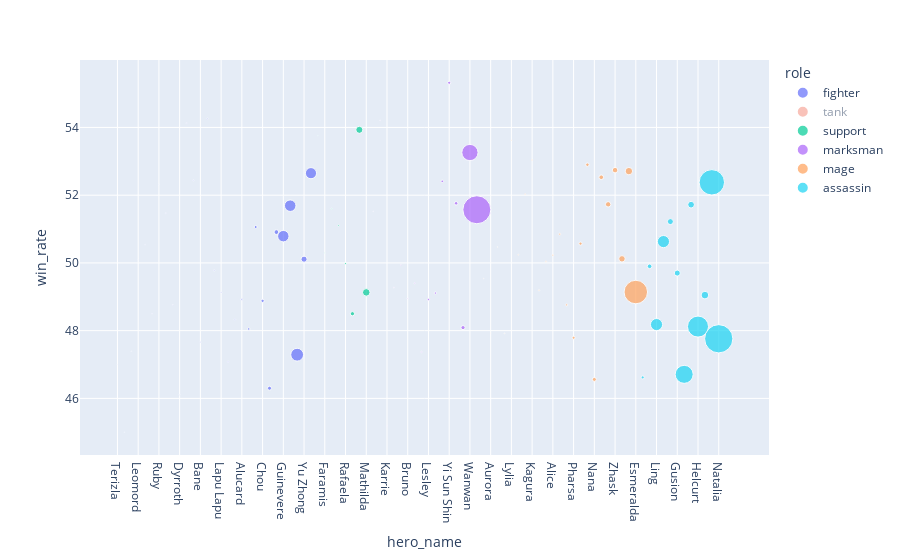

Source (notebook cell):
### Code cell
fig = px.scatter(td_MLBB, x="hero_name", y="win_rate",
                size="ban_rate", color="role")

# showing the plot
fig.show()

### Figure 1 — Plotly figure (JSON) as saved in the notebook; plotly's stock layout.template omitted (floating-point values rounded to 4 significant figures)
{"data": [{"hovertemplate": "role=fighter<br>hero_name=%{x}<br>win_rate=%{y}<br>ban_rate=%{marker.size}<extra></extra>", "legendgroup": "fighter", "marker": {"color": "#636efa", "size": [0.02, 0.02, 0.03, 0.03, 0.03, 0.04, 0.05, 0.06, 0.07, 0.07, 0.09, 0.1, 0.1, 0.13, 0.14, 0.15, 0.15, 0.16, 0.23, 0.49, 0.7, 0.82, 1.22, 1.72, 10.02, 10.22, 12.63, 2.87, 9.59], "sizemode": "area", "sizeref": 0.1532, "symbol": "circle"}, "mode": "markers", "name": "fighter", "orientation": "v", "showlegend": true, "type": "scatter", "x": ["Terizla", "Martis", "Thamuz", "Leomord", "Minsitthar", "Alpha", "Ruby", "Freya", "X.Borg", "Dyrroth", "Masha", "Khaleed", "Bane", "Argus", "Badang", "Lapu Lapu", "Hilda", "Roger", "Alucard", "Zilong", "Sun", "Chou", "Balmond", "Jawhead", "Guinevere", "Aldous", "Paquito", "Yu Zhong", "Silvanna"], "xaxis": "x", "y": [47, 45, 47.39, 50.1, 50.54, 48.5, 52.32, 51.47, 48.76, 46.11, 54.13, 52.44, 47.66, 54.26, 49.78, 49.13, 47.08, 48.33, 48.92, 48.05, 51.06, 48.88, 46.3, 50.91, 50.79, 51.69, 47.29, 50.11, 52.65], "yaxis": "y"}, {"hovertemplate": "role=tank<br>hero_name=%{x}<br>win_rate=%{y}<br>ban_rate=%{marker.size}<extra></extra>", "legendgroup": "tank", "marker": {"color": "#EF553B", "size": [0.02, 0.05, 0.05, 0.06, 0.08, 0.09, 0.1, 0.42, 0.51, 0.52, 1.14, 1.53, 2.69, 2.76, 32.52], "sizemode": "area", "sizeref": 0.1532, "symbol": "circle"}, "mode": "markers", "name": "tank", "orientation": "v", "showlegend": true, "type": "scatter", "visible": "legendonly", "x": ["Grock", "Belerick", "Lolita", "Akai", "Hylos", "Minotaur", "Baxia", "Barats", "Uranus", "Franco", "Tigreal", "Atlas", "Gatot Kaca", "Khufra", "Johnson"], "xaxis": "x", "y": [47.69, 52.56, 56.49, 49.28, 53.4, 52.29, 53.55, 46.12, 49.37, 47.64, 49.82, 51.58, 52.58, 51.46, 51.19], "yaxis": "y"}, {"hovertemplate": "role=support<br>hero_name=%{x}<br>win_rate=%{y}<br>ban_rate=%{marker.size}<extra></extra>", "legendgroup": "support", "marker": {"color": "#00cc96", "size": [0.02, 0.07, 0.11, 0.21, 0.29, 1.36, 3.84, 4.37], "sizemode": "area", "sizeref": 0.1532, "symbol": "circle"}, "mode": "markers", "name": "support", "orientation": "v", "showlegend": true, "type": "scatter", "x": ["Carmilla", "Faramis", "Kaja", "Estes", "Rafaela", "Angela", "Diggie", "Mathilda"], "xaxis": "x", "y": [53.76, 50.29, 51.6, 51.1, 49.98, 48.5, 53.93, 49.13], "yaxis": "y"}, {"hovertemplate": "role=marksman<br>hero_name=%{x}<br>win_rate=%{y}<br>ban_rate=%{marker.size}<extra></extra>", "legendgroup": "marksman", "marker": {"color": "#ab63fa", "size": [0.03, 0.04, 0.05, 0.06, 0.08, 0.11, 0.12, 0.17, 0.4, 0.42, 0.5, 0.75, 0.98, 1.32, 20.35, 60.05], "sizemode": "area", "sizeref": 0.1532, "symbol": "circle"}, "mode": "markers", "name": "marksman", "orientation": "v", "showlegend": true, "type": "scatter", "x": ["Irithel", "Kimmy", "Karrie", "Moskov", "Clint", "Bruno", "Popol and Kupa", "Granger", "Lesley", "Miya", "Hanabi", "Yi Sun Shin", "Claude", "Layla", "Wanwan", "Brody"], "xaxis": "x", "y": [51.52, 54.21, 45.19, 49.27, 49.94, 48.95, 49.4, 47.37, 48.92, 49.11, 52.41, 55.32, 51.76, 48.09, 53.26, 51.57], "yaxis": "y"}, {"hovertemplate": "role=mage<br>hero_name=%{x}<br>win_rate=%{y}<br>ban_rate=%{marker.size}<extra></extra>", "legendgroup": "mage", "marker": {"color": "#FFA15A", "size": [0.03, 0.03, 0.04, 0.06, 0.08, 0.09, 0.1, 0.11, 0.16, 0.16, 0.24, 0.32, 0.36, 0.69, 0.77, 0.93, 1.22, 1.67, 2.24, 2.32, 3.21, 4.22, 42.29], "sizemode": "area", "sizeref": 0.1532, "symbol": "circle"}, "mode": "markers", "name": "mage", "orientation": "v", "showlegend": true, "type": "scatter", "x": ["Lunox", "Aurora", "Vexana", "Harith", "Lylia", "Gord", "Cyclops", "Kagura", "Odette", "Valir", "Alice", "Kadita", "Eudora", "Pharsa", "Cecilion", "Chang'e", "Nana", "Harley", "Vale", "Zhask", "Luo Yi", "Yve", "Esmeralda"], "xaxis": "x", "y": [49.54, 47.93, 50.47, 47.92, 53.62, 50.24, 52.03, 53.04, 49.19, 50.04, 50.23, 50.85, 48.76, 47.79, 50.57, 52.9, 46.56, 52.53, 51.73, 52.74, 50.12, 52.71, 49.14], "yaxis": "y"}, {"hovertemplate": "role=assassin<br>hero_name=%{x}<br>win_rate=%{y}<br>ban_rate=%{marker.size}<extra></extra>", "legendgroup": "assassin", "marker": {"color": "#19d3f3", "size": [0.71, 1.68, 11.24, 11.32, 2.76, 2.8, 24.88, 3.44, 33.92, 4.48, 49.46, 61.29], "sizemode": "area", "sizeref": 0.1532, "symbol": "circle"}, "mode": "markers", "name": "assassin", "orientation": "v", "showlegend": true, "type": "scatter", "x": ["Saber", "Karina", "Ling", "Hanzo", "Selena", "Gusion", "Lancelot", "Hayabusa", "Helcurt", "Fanny", "Benedetta", "Natalia"], "xaxis": "x", "y": [46.62, 49.9, 48.18, 50.63, 51.22, 49.7, 46.71, 51.72, 48.12, 49.05, 52.38, 47.76], "yaxis": "y"}], "layout": {"autosize": true, "legend": {"itemsizing": "constant", "title": {"text": "role"}, "tracegroupgap": 0}, "margin": {"t": 60}, "xaxis": {"anchor": "y", "autorange": true, "domain": [0, 1], "range": [-5.255, 93.59], "title": {"text": "hero_name"}, "type": "category"}, "yaxis": {"anchor": "x", "autorange": true, "domain": [0, 1], "range": [44.21, 56.11], "title": {"text": "win_rate"}, "type": "linear"}}}
